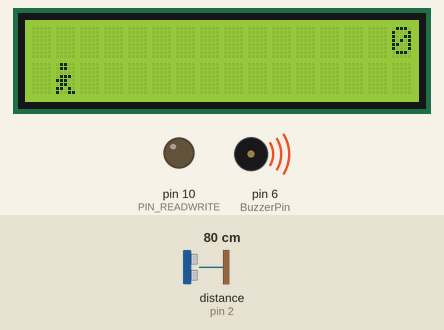
Simulated run of this sketch. Board: Arduino Uno, built with avr-gcc and run on an emulated ATmega328P. On the bench: 16×2 character LCD, output pins drawn as LEDs (lit = HIGH), buzzer (waves = sounding). Wiring (inferred from the names in the program): range finder with pulse-width output: data pin 2. The inputs (shaded band) are chosen by the test bench; at power-on: distance to the obstacle (sensor on pin 2) 80 cm. Random numbers use the default seed unless the sketch sets one; pins used as bus, display or sensor lines are not drawn; what the sketch prints to the serial monitor is not drawn.

Above: at 0.28 s.
At 16.0 s:
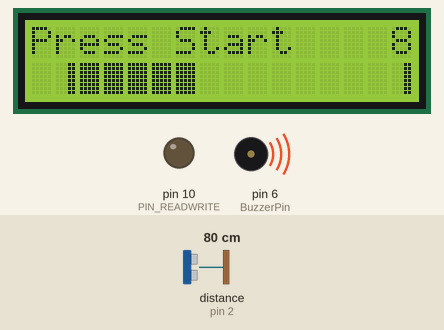
At 28.8 s:
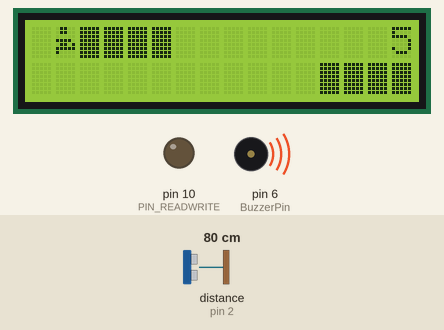
At 38.54 s:
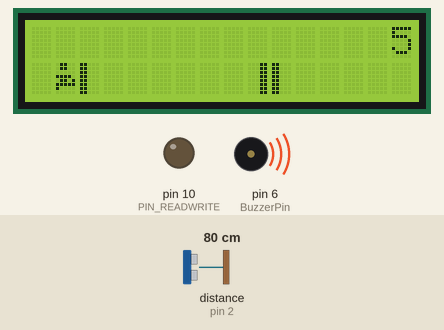
Timing chart, 0 to 40.0 s (numbered marks = the images above):
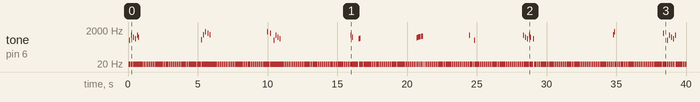

The sketch:

JummpingStick.ino
```cpp
#include <LiquidCrystal.h>
#include <SoftwareSerial.h>
#include "util.h"
#include "song.h"

SoftwareSerial blueSerial(2, 13);
LiquidCrystal lcd(11, 9, 7, 5, 4, 3);
static char terrainUpper[TERRAIN_WIDTH + 1];
static char terrainLower[TERRAIN_WIDTH + 1];
static bool buttonPushed = false;
static int thisNote = 0;


void initializeGraphics(){
  static byte graphics[] = {
    // Run position 1
    B01100,
    B01100,
    B00000,
    B01110,
    B11100,
    B01100,
    B11010,
    B10011,
    // Run position 2
    B01100,
    B01100,
    B00000,
    B01100,
    B01100,
    B01100,
    B01100,
    B01110,
    // Jump
    B01100,
    B01100,
    B00000,
    B11110,
    B01101,
    B11111,
    B10000,
    B00000,
    // Jump lower
    B11110,
    B01101,
    B11111,
    B10000,
    B00000,
    B00000,
    B00000,
    B00000,
    // Ground
    B11111,
    B11111,
    B11111,
    B11111,
    B11111,
    B11111,
    B11111,
    B11111,
    // Ground right
    B00011,
    B00011,
    B00011,
    B00011,
    B00011,
    B00011,
    B00011,
    B00011,
    // Ground left
    B11000,
    B11000,
    B11000,
    B11000,
    B11000,
    B11000,
    B11000,
    B11000,
  };
  int i;

  // Skip using character 0, this allows lcd.print() to be used to
  // quickly draw multiple characters
  for (i = 0; i < 7; ++i) {
	  lcd.createChar(i + 1, &graphics[i * 8]);
  }
  for (i = 0; i < TERRAIN_WIDTH; ++i) {
    terrainUpper[i] = SPRITE_TERRAIN_EMPTY;
    terrainLower[i] = SPRITE_TERRAIN_EMPTY;
  }
}

// Slide the terrain to the left in half-character increments
//
void advanceTerrain(char* terrain, byte newTerrain){
  for (int i = 0; i < TERRAIN_WIDTH; ++i) {
    char current = terrain[i];
    char next = (i == TERRAIN_WIDTH-1) ? newTerrain : terrain[i+1];
    switch (current){
      case SPRITE_TERRAIN_EMPTY:
        terrain[i] = (next == SPRITE_TERRAIN_SOLID) ? SPRITE_TERRAIN_SOLID_RIGHT : SPRITE_TERRAIN_EMPTY;
        break;
      case SPRITE_TERRAIN_SOLID:
        terrain[i] = (next == SPRITE_TERRAIN_EMPTY) ? SPRITE_TERRAIN_SOLID_LEFT : SPRITE_TERRAIN_SOLID;
        break;
      case SPRITE_TERRAIN_SOLID_RIGHT:
        terrain[i] = SPRITE_TERRAIN_SOLID;
        break;
      case SPRITE_TERRAIN_SOLID_LEFT:
        terrain[i] = SPRITE_TERRAIN_EMPTY;
        break;
    }
  }
}

bool drawHero(byte position, char* terrainUpper, char* terrainLower, unsigned int score) {
  bool collide = false;
  char upperSave = terrainUpper[HERO_HORIZONTAL_POSITION];
  char lowerSave = terrainLower[HERO_HORIZONTAL_POSITION];
  byte upper, lower;
  switch (position) {
    case HERO_POSITION_OFF:
      upper = lower = SPRITE_TERRAIN_EMPTY;
      break;
    case HERO_POSITION_RUN_LOWER_1:
      upper = SPRITE_TERRAIN_EMPTY;
      lower = SPRITE_RUN1;
      break;
    case HERO_POSITION_RUN_LOWER_2:
      upper = SPRITE_TERRAIN_EMPTY;
      lower = SPRITE_RUN2;
      break;
    case HERO_POSITION_JUMP_1:
    case HERO_POSITION_JUMP_8:
      upper = SPRITE_TERRAIN_EMPTY;
      lower = SPRITE_JUMP;
      break;
    case HERO_POSITION_JUMP_2:
    case HERO_POSITION_JUMP_7:
      upper = SPRITE_JUMP_UPPER;
      lower = SPRITE_JUMP_LOWER;
      break;
    case HERO_POSITION_JUMP_3:
    case HERO_POSITION_JUMP_4:
    case HERO_POSITION_JUMP_5:
    case HERO_POSITION_JUMP_6:
      upper = SPRITE_JUMP;
      lower = SPRITE_TERRAIN_EMPTY;
      break;
    case HERO_POSITION_RUN_UPPER_1:
      upper = SPRITE_RUN1;
      lower = SPRITE_TERRAIN_EMPTY;
      break;
    case HERO_POSITION_RUN_UPPER_2:
      upper = SPRITE_RUN2;
      lower = SPRITE_TERRAIN_EMPTY;
      break;
  }
  if (upper != ' ') {
    terrainUpper[HERO_HORIZONTAL_POSITION] = upper;
    collide = (upperSave == SPRITE_TERRAIN_EMPTY) ? false : true;
  }
  if (lower != ' ') {
    terrainLower[HERO_HORIZONTAL_POSITION] = lower;
    collide |= (lowerSave == SPRITE_TERRAIN_EMPTY) ? false : true;
  }

  byte digits = (score > 9999) ? 5 : (score > 999) ? 4 : (score > 99) ? 3 : (score > 9) ? 2 : 1;

  // Draw the scene
  terrainUpper[TERRAIN_WIDTH] = '\0';
  terrainLower[TERRAIN_WIDTH] = '\0';
  char temp = terrainUpper[16-digits];
  terrainUpper[16-digits] = '\0';
  lcd.setCursor(0,0);
  lcd.print(terrainUpper);
  terrainUpper[16-digits] = temp;
  lcd.setCursor(0,1);
  lcd.print(terrainLower);

  lcd.setCursor(16 - digits,0);
  lcd.print(score);

  terrainUpper[HERO_HORIZONTAL_POSITION] = upperSave;
  terrainLower[HERO_HORIZONTAL_POSITION] = lowerSave;
  return collide;
}

// Handle the button push as an interrupt
void buttonPush() {
  buttonPushed = true;
  tone(BuzzerPin,20);
  Serial.print("Int\n\r");
}

void setup(){
  pinMode(PIN_READWRITE, OUTPUT);
  pinMode(BuzzerPin, OUTPUT);
  digitalWrite(BuzzerPin,LOW);
  digitalWrite(PIN_READWRITE, LOW);
  pinMode(PIN_CONTRAST, OUTPUT);
  digitalWrite(PIN_CONTRAST, LOW);
  pinMode(PIN_BUTTON, INPUT);
  digitalWrite(PIN_BUTTON, HIGH);
  pinMode(PIN_AUTOPLAY, OUTPUT);
  digitalWrite(PIN_AUTOPLAY, HIGH);
  Serial.begin(9600);
  Serial.print("Initialised\n\r");
  // Digital pin 2 maps to interrupt 0
  attachInterrupt(0/*PIN_BUTTON*/, buttonPush, FALLING);

  initializeGraphics();

  lcd.begin(16, 2);
}

void loop(){
  static byte heroPos = HERO_POSITION_RUN_LOWER_1;
  static byte newTerrainType = TERRAIN_EMPTY;
  static byte newTerrainDuration = 1;
  static bool playing = false;
  static bool blink = false;
  static unsigned int distance = 0;

  if (!playing) {
    drawHero((blink) ? HERO_POSITION_OFF : heroPos, terrainUpper, terrainLower, distance >> 3);
    if (blink) {
      lcd.setCursor(0,0);
      lcd.print("Press Start");
    }
    playSong(thisNote);
    thisNote = (thisNote + 2) %70 ;
    delay(20);
    playSong(thisNote);
    thisNote = (thisNote + 2) %70 ;
    delay(20);
    playSong(thisNote);
    thisNote = (thisNote + 2) %70 ;
    delay(20);
    playSong(thisNote);
    thisNote = (thisNote + 2) %70 ;
    delay(20);
    playSong(thisNote);
    thisNote = (thisNote + 2) %70 ;
    delay(20);
    playSong(thisNote);
    thisNote = (thisNote + 2) %70 ;
    delay(20);
    blink = !blink;
    if (buttonPushed) {
      initializeGraphics();
      heroPos = HERO_POSITION_RUN_LOWER_1;
      playing = true;
      buttonPushed = false;
      noTone(BuzzerPin);
      distance = 0;
    }
    return;
  }

  // Shift the terrain to the left
  advanceTerrain(terrainLower, newTerrainType == TERRAIN_LOWER_BLOCK ? SPRITE_TERRAIN_SOLID : SPRITE_TERRAIN_EMPTY);
  advanceTerrain(terrainUpper, newTerrainType == TERRAIN_UPPER_BLOCK ? SPRITE_TERRAIN_SOLID : SPRITE_TERRAIN_EMPTY);

  // Make new terrain to enter on the right
  if (--newTerrainDuration == 0) {
    if (newTerrainType == TERRAIN_EMPTY) {
      newTerrainType = (random(3) == 0) ? TERRAIN_UPPER_BLOCK : TERRAIN_LOWER_BLOCK;
      newTerrainDuration = 2 + random(10);
    } else {
      newTerrainType = TERRAIN_EMPTY;
      newTerrainDuration = 10 + random(10);
    }
  }

  if (buttonPushed) {
    if (heroPos <= HERO_POSITION_RUN_LOWER_2) heroPos = HERO_POSITION_JUMP_1;
    buttonPushed = false;
    noTone(BuzzerPin);
  }

  if (drawHero(heroPos, terrainUpper, terrainLower, distance >> 3)) {
    playing = false; // The hero collided with something. Too bad.
  } else {
    if (heroPos == HERO_POSITION_RUN_LOWER_2 || heroPos == HERO_POSITION_JUMP_8) {
      heroPos = HERO_POSITION_RUN_LOWER_1;
    } else if ((heroPos >= HERO_POSITION_JUMP_3 && heroPos <= HERO_POSITION_JUMP_5) && terrainLower[HERO_HORIZONTAL_POSITION] != SPRITE_TERRAIN_EMPTY) {
      heroPos = HERO_POSITION_RUN_UPPER_1;
    } else if (heroPos >= HERO_POSITION_RUN_UPPER_1 && terrainLower[HERO_HORIZONTAL_POSITION] == SPRITE_TERRAIN_EMPTY) {
      heroPos = HERO_POSITION_JUMP_5;
    } else if (heroPos == HERO_POSITION_RUN_UPPER_2) {
      heroPos = HERO_POSITION_RUN_UPPER_1;
    } else {
      ++heroPos;
    }
    ++distance;

    digitalWrite(PIN_AUTOPLAY, terrainLower[HERO_HORIZONTAL_POSITION + 2] == SPRITE_TERRAIN_EMPTY ? HIGH : LOW);
  }
  delay(70);
}
```

song.h
```cpp
#define NOTE_B0  31
#define NOTE_C1  33
#define NOTE_CS1 35
#define NOTE_D1  37
#define NOTE_DS1 39
#define NOTE_E1  41
#define NOTE_F1  44
#define NOTE_FS1 46
#define NOTE_G1  49
#define NOTE_GS1 52
#define NOTE_A1  55
#define NOTE_AS1 58
#define NOTE_B1  62
#define NOTE_C2  65
#define NOTE_CS2 69
#define NOTE_D2  73
#define NOTE_DS2 78
#define NOTE_E2  82
#define NOTE_F2  87
#define NOTE_FS2 93
#define NOTE_G2  98
#define NOTE_GS2 104
#define NOTE_A2  110
#define NOTE_AS2 117
#define NOTE_B2  123
#define NOTE_C3  131
#define NOTE_CS3 139
#define NOTE_D3  147
#define NOTE_DS3 156
#define NOTE_E3  165
#define NOTE_F3  175
#define NOTE_FS3 185
#define NOTE_G3  196
#define NOTE_GS3 208
#define NOTE_A3  220
#define NOTE_AS3 233
#define NOTE_B3  247
#define NOTE_C4  262
#define NOTE_CS4 277
#define NOTE_D4  294
#define NOTE_DS4 311
#define NOTE_E4  330
#define NOTE_F4  349
#define NOTE_FS4 370
#define NOTE_G4  392
#define NOTE_GS4 415
#define NOTE_A4  440
#define NOTE_AS4 466
#define NOTE_B4  494
#define NOTE_C5  523
#define NOTE_CS5 554
#define NOTE_D5  587
#define NOTE_DS5 622
#define NOTE_E5  659
#define NOTE_F5  698
#define NOTE_FS5 740
#define NOTE_G5  784
#define NOTE_GS5 831
#define NOTE_A5  880
#define NOTE_AS5 932
#define NOTE_B5  988
#define NOTE_C6  1047
#define NOTE_CS6 1109
#define NOTE_D6  1175
#define NOTE_DS6 1245
#define NOTE_E6  1319
#define NOTE_F6  1397
#define NOTE_FS6 1480
#define NOTE_G6  1568
#define NOTE_GS6 1661
#define NOTE_A6  1760
#define NOTE_AS6 1865
#define NOTE_B6  1976
#define NOTE_C7  2093
#define NOTE_CS7 2217
#define NOTE_D7  2349
#define NOTE_DS7 2489
#define NOTE_E7  2637
#define NOTE_F7  2794
#define NOTE_FS7 2960
#define NOTE_G7  3136
#define NOTE_GS7 3322
#define NOTE_A7  3520
#define NOTE_AS7 3729
#define NOTE_B7  3951
#define NOTE_C8  4186
#define NOTE_CS8 4435
#define NOTE_D8  4699
#define NOTE_DS8 4978
#define REST      0


// change this to make the song slower or faster
int tempo = 120;

// change this to whichever pin you want to use
int buzzer = 6;

// notes of the moledy followed by the duration.
// a 4 means a quarter note, 8 an eighteenth , 16 sixteenth, so on
// !!negative numbers are used to represent dotted notes,
// so -4 means a dotted quarter note, that is, a quarter plus an eighteenth!!
int melody[] = {

  // Pacman
  NOTE_B4, 16, NOTE_B5, 16, NOTE_FS5, 16, NOTE_DS5, 16, //1
  NOTE_B5, 32, NOTE_FS5, -16, NOTE_DS5, 8, NOTE_C5, 16,
  NOTE_C6, 16, NOTE_G6, 16, NOTE_E6, 16, NOTE_C6, 32, NOTE_G6, -16, NOTE_E6, 8,

  NOTE_B4, 16,  NOTE_B5, 16,  NOTE_FS5, 16,   NOTE_DS5, 16,  NOTE_B5, 32,  //2
  NOTE_FS5, -16, NOTE_DS5, 8,  NOTE_DS5, 32, NOTE_E5, 32,  NOTE_F5, 32,
  NOTE_F5, 32,  NOTE_FS5, 32,  NOTE_G5, 32,  NOTE_G5, 32, NOTE_GS5, 32,  NOTE_A5, 16, NOTE_B5, 8
};

// sizeof gives the number of bytes, each int value is composed of two bytes (16 bits)
// there are two values per note (pitch and duration), so for each note there are four bytes
int notes = sizeof(melody) / sizeof(melody[0]) / 2;

// this calculates the duration of a whole note in ms
int wholenote = (60000 * 4) / tempo;

int divider = 0, noteDuration = 0;

void playSong(int thisNote) {
  // iterate over the notes of the melody.
  // Remember, the array is twice the number of notes (notes + durations)
  if (thisNote < notes * 2) {

    // calculates the duration of each note
    divider = melody[thisNote + 1];
    if (divider > 0) {
      // regular note, just proceed
      noteDuration = (wholenote) / divider;
    } else if (divider < 0) {
      // dotted notes are represented with negative durations!!
      noteDuration = (wholenote) / abs(divider);
      noteDuration *= 1.5; // increases the duration in half for dotted notes
    }

    // we only play the note for 90% of the duration, leaving 10% as a pause
    tone(buzzer, melody[thisNote], noteDuration * 0.9);

    // Wait for the specief duration before playing the next note.
    delay(noteDuration);

    // stop the waveform generation before the next note.
    noTone(buzzer);
  }
}
```

util.h
```cpp
#define PIN_BUTTON 2
#define PIN_AUTOPLAY 1
#define PIN_READWRITE 10
#define PIN_CONTRAST 12

#define SPRITE_RUN1 1
#define SPRITE_RUN2 2
#define SPRITE_JUMP 3
#define SPRITE_JUMP_UPPER '.'         // Use the '.' character for the head
#define SPRITE_JUMP_LOWER 4
#define SPRITE_TERRAIN_EMPTY ' '      // User the ' ' character
#define SPRITE_TERRAIN_SOLID 5
#define SPRITE_TERRAIN_SOLID_RIGHT 6
#define SPRITE_TERRAIN_SOLID_LEFT 7

#define HERO_HORIZONTAL_POSITION 1    // Horizontal position of hero on screen

#define TERRAIN_WIDTH 16
#define TERRAIN_EMPTY 0
#define TERRAIN_LOWER_BLOCK 1
#define TERRAIN_UPPER_BLOCK 2

#define HERO_POSITION_OFF 0          // Hero is invisible
#define HERO_POSITION_RUN_LOWER_1 1  // Hero is running on lower row (pose 1)
#define HERO_POSITION_RUN_LOWER_2 2  //                              (pose 2)

#define HERO_POSITION_JUMP_1 3       // Starting a jump
#define HERO_POSITION_JUMP_2 4       // Half-way up
#define HERO_POSITION_JUMP_3 5       // Jump is on upper row
#define HERO_POSITION_JUMP_4 6       // Jump is on upper row
#define HERO_POSITION_JUMP_5 7       // Jump is on upper row
#define HERO_POSITION_JUMP_6 8       // Jump is on upper row
#define HERO_POSITION_JUMP_7 9       // Half-way down
#define HERO_POSITION_JUMP_8 10      // About to land

#define HERO_POSITION_RUN_UPPER_1 11 // Hero is running on upper row (pose 1)
#define HERO_POSITION_RUN_UPPER_2 12 //                              (pose 2)

#define BuzzerPin 6 
```

Measured:
- by itself, tone on pin 6 (BuzzerPin): plays 20 Hz for 0.03 s, 494 Hz for 0.02 s, 20 Hz for 0.10 s, 988 Hz for 0.03 s, 20 Hz for 0.10 s, 740 Hz for 0.03 s … (462 notes in this stretch)
